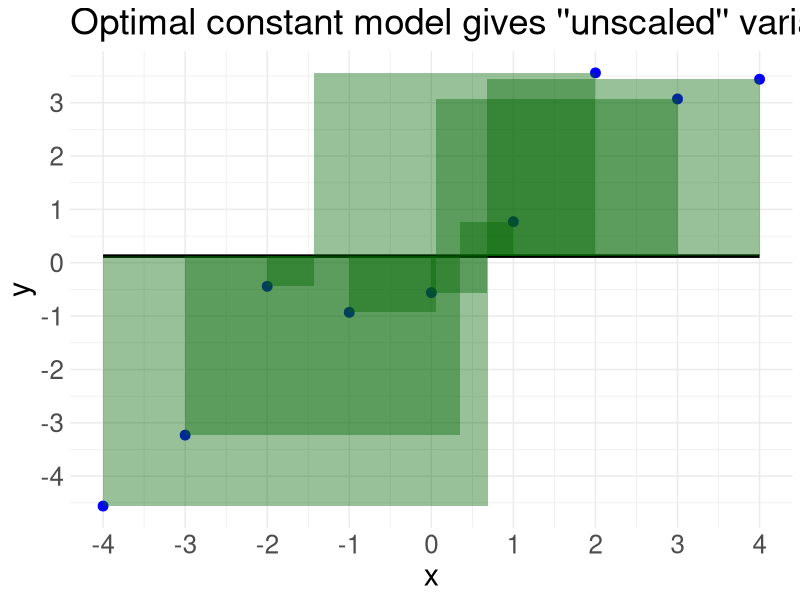

Generate this figure with R: (Note: this script raises an error after producing the figure.)
library(ggplot2)

set.seed(123)
n = 4
x <- -n:n
y <- x+rnorm(n, sd = 1)
beta_0 <- mean(y)

bias_only_model <- function(x) {
  return(rep(beta_0, length(x)))
}

TSS <- round(sum((y - bias_only_model(x))^2), 1)

DATA_COLOR <- 'blue'
MODEL_COLOR <- 'black'
LINEAR_MODEL_ERROR_COLOR <- 'darkgreen'

df <- data.frame(x=x, y=y)
df$prediction <- bias_only_model(df$x)
df$error <- df$y - df$prediction
df$bottom_left_x <- ifelse(df$error > 0, df$x - df$error, df$x)
df$bottom_left_y <- ifelse(df$error > 0, df$prediction, df$y)
df$error_abs <- abs(df$error)


p <- ggplot(df, aes(x=x, y=y)) + 
  geom_point(aes(color=DATA_COLOR), size = 3) + 
  geom_line(aes(y=prediction), color=MODEL_COLOR, size = 1.2) + 
  geom_rect(aes(
    xmin = bottom_left_x,
    xmax = bottom_left_x + error_abs,
    ymin = bottom_left_y,
    ymax = bottom_left_y + error_abs,
    fill = LINEAR_MODEL_ERROR_COLOR
  ), alpha = 0.4) +
  labs(title="Optimal constant model gives ''unscaled'' variance") +
  scale_color_identity() +
  scale_fill_identity() +
  theme_minimal() +
  xlim(-5,5) + ylim(-5,5) +
  theme(
    axis.text = element_text(size = rel(1.7)), 
    title = element_text(size = rel(2))     
    #,panel.grid.major = element_blank()       
    #,panel.grid.minor = element_blank()         
  ) + 
  scale_x_continuous(breaks = seq(-5, 5, by = 1)) + # x-axis increments of 1
  scale_y_continuous(breaks = seq(-5, 5, by = 1))  # y-axis increments of 1

ggplot2::ggsave("../figure_man/plot_const_var.png", p, height = 10L, width = 10L)
